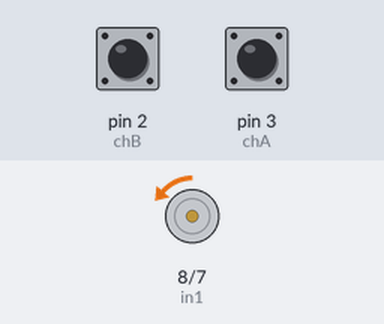
Recording of a program running on a simulated Arduino Uno, built with avr-gcc and run on an emulated ATmega328P. Shown: motor-driver pin pairs drawn as motors (green arrow = first pin HIGH = forward, orange = second pin HIGH = backward, longer = more drive, scaled by the enable pin). The inputs (shaded band) are chosen by the test bench; at power-on: pin 2 (chB) HIGH, pin 3 (chA) HIGH.

Above: at 0.5 s.
Timing chart, 0 to 4.6 s (numbered marks = the images above):
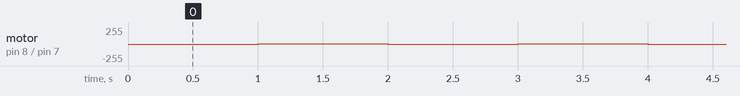

Measured:
- by itself, motor on pin 8 (in1) / pin 7 (in2): alternates forward 1/255 for 1.0 s and backward 1/255 for 1.0 s

The program:

main.cpp
```cpp
#include <Arduino.h>
#define enA 6
#define in1 8
#define in2 7
#define chA 3
#define chB 2

void speedControl(int);
String CW();
String CCW();

int count = 0;
bool current_A, current_B, previous_A, previous_B;

void setup()
{
  Serial.begin(9600);

  pinMode(enA, OUTPUT);
  pinMode(in1, OUTPUT);
  pinMode(in2, OUTPUT);

  pinMode(chA, INPUT_PULLUP);
  pinMode(chB, INPUT_PULLUP);

  attachInterrupt(digitalPinToInterrupt(chA), endcoderAnalyze, RISING);
  attachInterrupt(digitalPinToInterrupt(chB), endcoderAnalyze, RISING);

  speedControl(0);
}

void loop()
{
  speedControl(-1);
  delay(1000);
  speedControl(1);
  delay(1000);
}

void speedControl(int speed)
{
  if (speed >= 0)
  {
    analogWrite(enA, speed);
    digitalWrite(in1, HIGH);
    digitalWrite(in2, LOW);
  }
  else
  {
    analogWrite(enA, -1 * speed);
    digitalWrite(in1, LOW);
    digitalWrite(in2, HIGH);
  }
}

void endcoderAnalyze()
{

  current_A = digitalRead(chA);
  current_B = digitalRead(chB);

  previous_A &&current_A && !previous_B && current_B ? Serial.println(CW()) : !previous_A && current_A && previous_B && current_B ? Serial.println(CCW()) : false;

  previous_A = current_A;
  previous_B = current_B;
}

String CW()
{
  Serial.print("Count: " + String(++count) + " Direction: ");
  return "CW";
}
String CCW()
{
  Serial.print("Count: " + String(--count) + " Direction: ");
  return "CCW";
}
```
